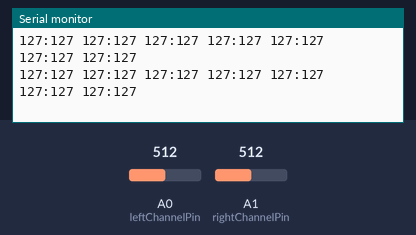
A sketch run on a simulated Arduino Uno, built with avr-gcc and run on an emulated ATmega328P. Parts: the last lines printed to the serial monitor. Inputs (shaded band) come from the test bench; at power-on: A0 (leftChannelPin) = 512, A1 (rightChannelPin) = 512.

Above: at 1.2 s.
1.3 s: A0 (leftChannelPin) set to 716
At 2.6 s:
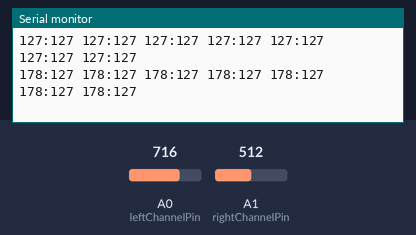
2.8 s: A1 (rightChannelPin) set to 716
At 3.8 s:
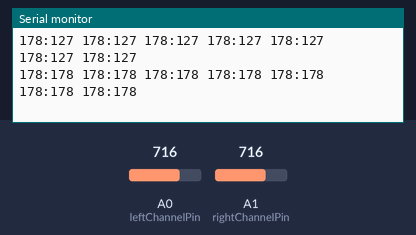
4.3 s: A0 (leftChannelPin) set to 900
At 5.6 s:
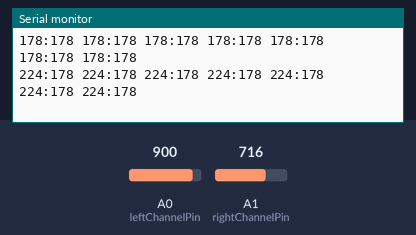
5.8 s: A1 (rightChannelPin) set to 900
At 6.7 s:
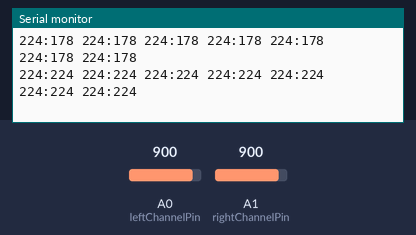
Timing chart, 0 to 8.3 s (numbered marks = the images above; inputs shaded):
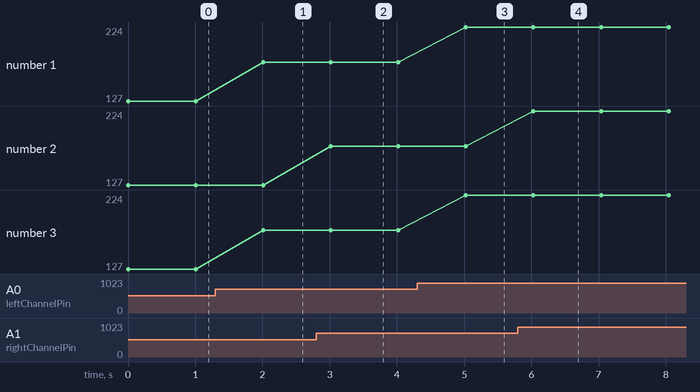

The sketch:

msgeq7_2.ino
```cpp
#define leftChannelPin 0
#define rightChannelPin 1
#define strobePin PD2
#define resetPin PD3

uint16_t spectrumLeftValue[7];
uint16_t spectrumRightValue[7];
uint8_t filter = 80;

void setup() {
  Serial.begin(9600);         //needed to output the values of the frequencies bands on the serial monitor
  DDRC &= ~(1 << PC0) & ~(1 << PC1);
  DDRD |= (1 << strobePin) | (1 << resetPin);
  MSGEQ7_reset();
}

void loop() {
  //MSGEQ7_reset();
  MSGEQ7_read();
}


void MSGEQ7_reset() {
  PORTD &= ~(1 << resetPin);  //init with STROBE and RESET low
  PORTD &= ~(1 << strobePin);

  PORTD |= (1 << resetPin) ; //set RESET high
  PORTD |= (1 << strobePin); //set STROBE high
  delayMicroseconds(18); //delay 18us for STROBE high (see timing diagram)

  PORTD &= ~(1 << strobePin); //set STROBE low
  delayMicroseconds(54); //delay 54us (tss 72us) for STROBE low (see timing diagram)

  PORTD &= ~(1 << resetPin); //set RESET low
  PORTD |= (1 << strobePin); //set STROBE high
  delayMicroseconds(18); //delay 18us for STROBE high (see timing diagram)
}


void MSGEQ7_read() {
  for (uint8_t i = 0; i < 7; i++) {
    PORTD &= ~(1 << strobePin); //set STROBE low
    delayMicroseconds(36); // to = 36 us (see timing diagram)
    spectrumLeftValue[i] = analogRead(leftChannelPin);
    spectrumRightValue[i] = analogRead(rightChannelPin);

    if (spectrumLeftValue[i] < filter) {
      spectrumLeftValue[i] = 0;
    }
    if (spectrumRightValue[i] < filter) {
      spectrumRightValue[i] = 0;
    }

    spectrumLeftValue[i] = map(spectrumLeftValue[i], 0, 1023, 0, 255);
    spectrumRightValue[i] = map(spectrumRightValue[i], 0, 1023, 0, 255);

    PORTD |= (1 << strobePin); //set STROBE high
    delayMicroseconds(36); // tss = 72 us (see timing diagram)

    Serial.print(spectrumLeftValue[i]);
    Serial.print(":");
    Serial.print(spectrumRightValue[i]);
    Serial.print(" ");
  }

  Serial.println("\n");
  delay(1000);
}
```

Measured:
- after the input at 1.3 s, the serial monitor: prints a new line after 0.71 s (image 1)
- after the input at 2.8 s, the serial monitor: prints a new line after 0.22 s (image 2)
- after the input at 4.3 s, the serial monitor: prints a new line after 0.73 s (image 3)
- after the input at 5.8 s, the serial monitor: prints a new line after 0.23 s (image 4)
- plotted number 1: 127 → 178 after the input at 1.3 s, 178 → 224 after the input at 4.3 s
- plotted number 3: 127 → 178 after the input at 1.3 s, 178 → 224 after the input at 4.3 s
